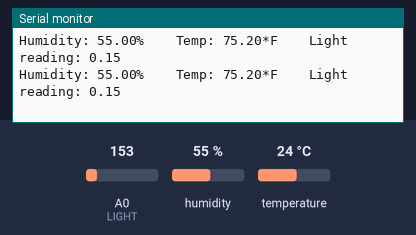
A sketch run on a simulated Arduino Uno, built with avr-gcc and run on an emulated ATmega328P. Shown: the last lines printed to the serial monitor. The inputs (shaded band) are chosen by the test bench; at power-on: humidity 55 %, A0 (LIGHT) = 153, temperature 24 °C.

Above: at 1.3 s.
1.4 s: humidity set to 22 %
At 2.4 s:
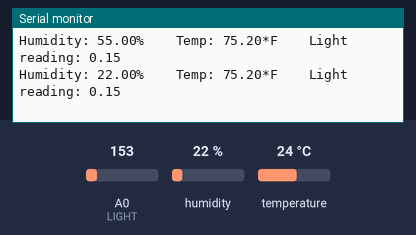
2.9 s: A0 (LIGHT) set to 165
At 3.4 s:
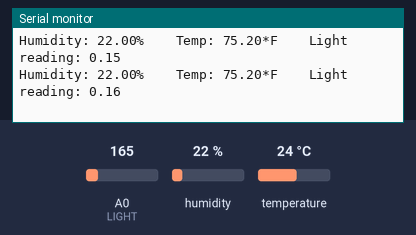
4.4 s: temperature set to 12 °C
At 4.9 s:
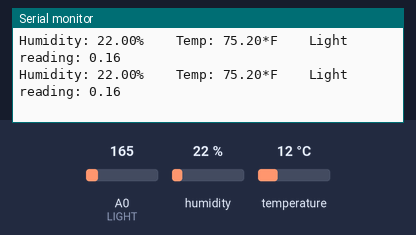
5.9 s: A0 (LIGHT) set to 175
At 6.5 s:
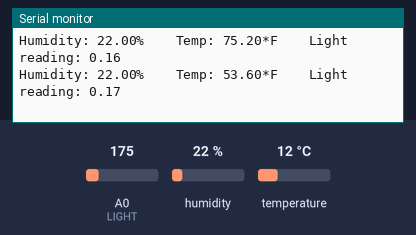
7.4 s: humidity set to 40 %
At 8.0 s:
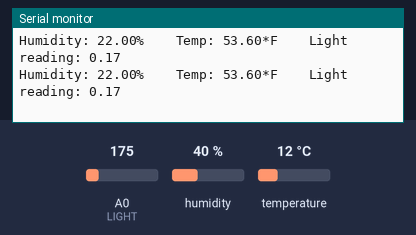
Timing chart, 0 to 9.9 s (numbered marks = the images above; inputs shaded):
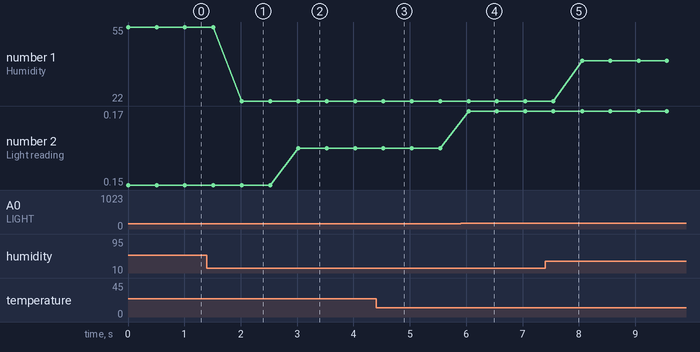

Measured:
- after the input at 1.4 s, the serial monitor: prints a new line after 0.62 s (image 1)
- after the input at 2.9 s, the serial monitor: prints a new line after 0.12 s (image 2)
- after the input at 5.9 s, the serial monitor: prints a new line after 0.14 s (image 4)
- plotted number 1: 55 → 22 after the input at 1.4 s, 22 → 40 after the input at 7.4 s
- plotted number 2: 0.15 → 0.16 after the input at 2.9 s, 0.16 → 0.17 after the input at 5.9 s

The sketch:

TempHumidLight.ino
```cpp
// temperature, humidity, and light sensors on Arduino Uno
//
// replaced TMP36 sensor with DHT22

#include "DHT.h"

// temp and humidity connected to A1
#define DHTPIN A1
#define DHTTYPE DHT22
// photoresistor connected to A0
#define LIGHT A0

DHT dht(DHTPIN, DHTTYPE);

void setup() {
  dht.begin();
  pinMode(LIGHT, INPUT);
  Serial.begin(115200);
}

void loop() {
  float light = analogRead(LIGHT)/1024.0;
    float h = dht.readHumidity();
    float t = dht.readTemperature(true);
    if(isnan(h) || isnan(t)) {
      Serial.println("Failed to read from sensor.");
    }
    else {
      Serial.print("Humidity: ");
      Serial.print(h);
      Serial.print("%    ");
      Serial.print("Temp: ");
      Serial.print(t);
      Serial.print("*F");
    }
  Serial.print("    Light reading: ");
  Serial.println(light);
  delay(500);
}
```
